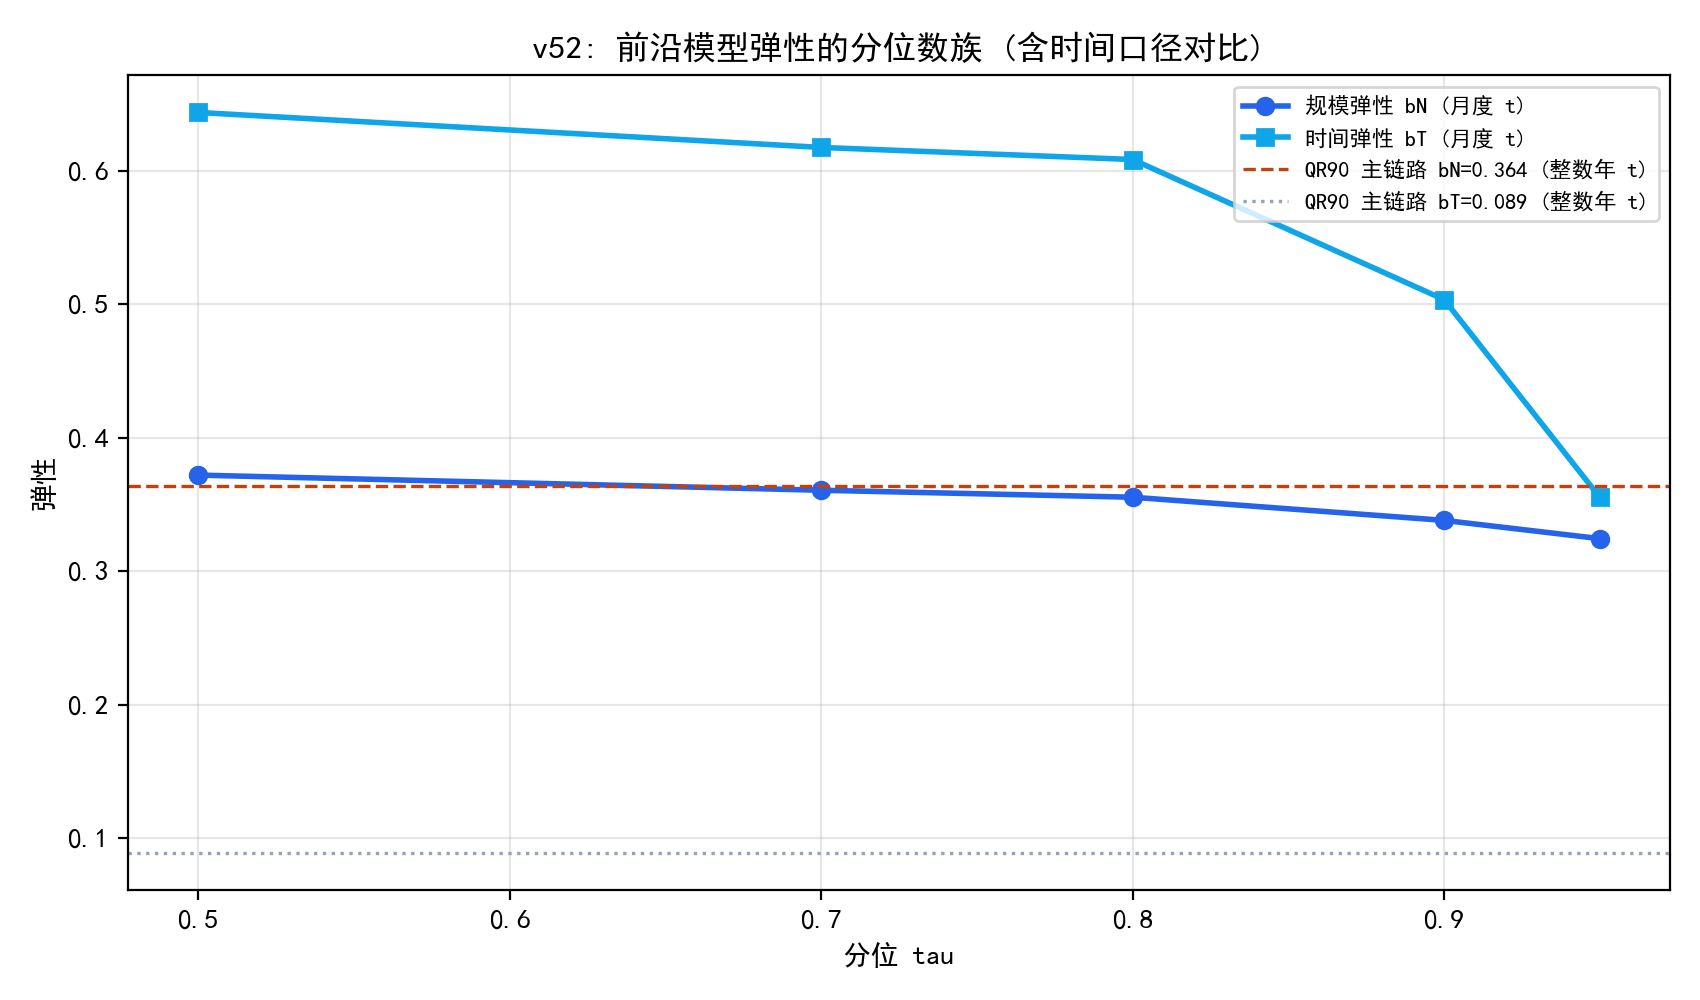

Recreate this plot in Python.
# -*- coding: utf-8 -*-
"""
v52 实验: 前沿模型的规模/时间弹性的分位数族
对开放行 (2024-06..2025-03) 做分位数回归 lnS = c0 + bN lnN + bT t,
tau in [0.5, 0.7, 0.8, 0.9, 0.95]:
1) 各分位的 bN/bT/截距表 (LP 线性规划);
2) 前沿定义稳健性: QR90 主链路的 0.364 在分位族中的位置;
3) 规模弹性随分位的演化 (领先者是否更规模弹性).
输出: experiments/v52_p4_quantile_ladder.csv/.json/.png
"""
import os, sys, json
import numpy as np
import pandas as pd
sys.path.insert(0, os.path.join(os.path.dirname(__file__), "..", "code"))
from common import C, BASE
from scipy.optimize import linprog

EX = os.path.join(os.path.dirname(__file__))
os.makedirs(EX, exist_ok=True)

import matplotlib
matplotlib.use("Agg")
import matplotlib.pyplot as plt
import matplotlib.font_manager as fm
for _f in ("SimHei.ttf", "simsun.ttf"):
    _p = os.path.join(BASE, _f)
    if os.path.exists(_p):
        fm.fontManager.addfont(_p)
plt.rcParams["font.sans-serif"] = ["SimHei"]
plt.rcParams["axes.unicode_minus"] = False


def qreg(X, y, tau):
    n, k = X.shape
    # min tau*sum(u) + (1-tau)*sum(v), s.t. Xb - y = u - v
    c = np.concatenate([np.zeros(k), tau * np.ones(n), (1 - tau) * np.ones(n)])
    A_eq = np.hstack([X, np.eye(n), -np.eye(n)])
    res = linprog(c, A_eq=A_eq, b_eq=y, bounds=[(None, None)] * k + [(0, None)] * (2 * n),
                  method="highs")
    return res.x[:k]


def main():
    lb = pd.read_csv(os.path.join(C, "leaderboard_cleaned.csv"))
    lb["date"] = pd.to_datetime(lb["Submission Date"], errors="coerce")
    lb = lb[lb["date"].notna()]
    lic = lb["Hub License"].fillna("").astype(str).str.contains(
        "apache|mit|bsd|cc-by|llama|gemma|open", case=False, na=False)
    dfm = lb[(lb["#Params (B)"] > 0) & (lb["Average ⬆️"] > 0) & lic].copy()
    dfm = dfm[dfm["date"] >= "2024-06-01"].copy()
    dfm["lnN"] = np.log(dfm["#Params (B)"])
    dfm["lnS"] = np.log(dfm["Average ⬆️"])
    dfm["t"] = (dfm["date"].dt.year - 2022) + (dfm["date"].dt.month - 1) / 12
    X = np.column_stack([dfm["lnN"], dfm["t"], np.ones(len(dfm))])
    y = dfm["lnS"].to_numpy()

    rows = []
    for tau in [0.5, 0.7, 0.8, 0.9, 0.95]:
        b = qreg(X, y, tau)
        rows.append({"tau": tau, "bN": float(b[0]), "bT": float(b[1]), "c0": float(b[2])})
        print(f"tau={tau:.2f}: bN={b[0]:.3f} bT={b[1]:.3f} c0={b[2]:.3f}")
    rdf = pd.DataFrame(rows)
    rdf.to_csv(os.path.join(EX, "v52_p4_quantile_ladder.csv"), index=False, encoding="utf-8-sig")

    # 时间离散化敏感性: 整数年 t vs 月度 t 的 QR90 对比 (同一样本 2493)
    t_int = (dfm["date"].dt.year - 2022).to_numpy(dtype=float)
    X_int = np.column_stack([dfm["lnN"], t_int, np.ones(len(dfm))])
    b_int = qreg(X_int, y, 0.9)
    disc = {"bN_month": float(rows[3]["bN"]), "bT_month": float(rows[3]["bT"]),
            "bN_int": float(b_int[0]), "bT_int": float(b_int[1])}
    print(f"\n离散化敏感性 QR90: t=整数年 bN={b_int[0]:.3f} bT={b_int[1]:.3f} | "
          f"t=月度 bN={rows[3]['bN']:.3f} bT={rows[3]['bT']:.3f}")
    print(f"bT 比值: {disc['bT_month']/disc['bT_int']:.1f}x")

    fig, ax = plt.subplots(figsize=(8.5, 5))
    ax.plot(rdf["tau"], rdf["bN"], marker="o", color="#2563EB", lw=2, label="规模弹性 bN (月度 t)")
    ax.plot(rdf["tau"], rdf["bT"], marker="s", color="#0EA5E9", lw=2, label="时间弹性 bT (月度 t)")
    ax.axhline(0.364, color="#C2410C", lw=1.2, ls="--", label="QR90 主链路 bN=0.364 (整数年 t)")
    ax.axhline(0.089, color="#94A3B8", lw=1.2, ls=":", label="QR90 主链路 bT=0.089 (整数年 t)")
    ax.set_xlabel("分位 tau"); ax.set_ylabel("弹性")
    ax.set_title("v52: 前沿模型弹性的分位数族 (含时间口径对比)")
    ax.legend(fontsize=8); ax.grid(alpha=0.3)
    fig.tight_layout(); fig.savefig(os.path.join(EX, "v52_p4_quantile_ladder.png"), dpi=200)
    plt.close(fig)

    with open(os.path.join(EX, "v52_p4_quantile_ladder.json"), "w", encoding="utf-8") as f:
        json.dump({"rows": rows, "n": int(len(dfm)), "discretization": disc},
                  f, ensure_ascii=False, indent=2)
    print("\ndone v52")


if __name__ == "__main__":
    main()
